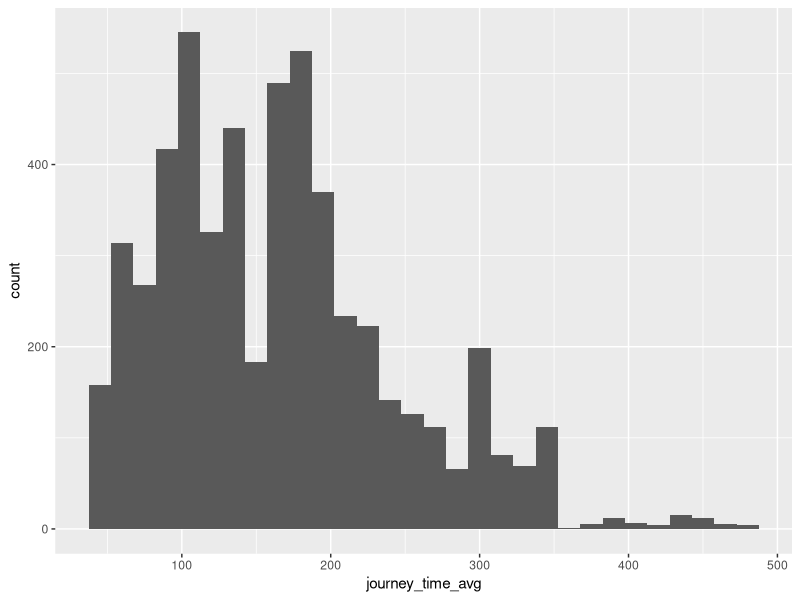
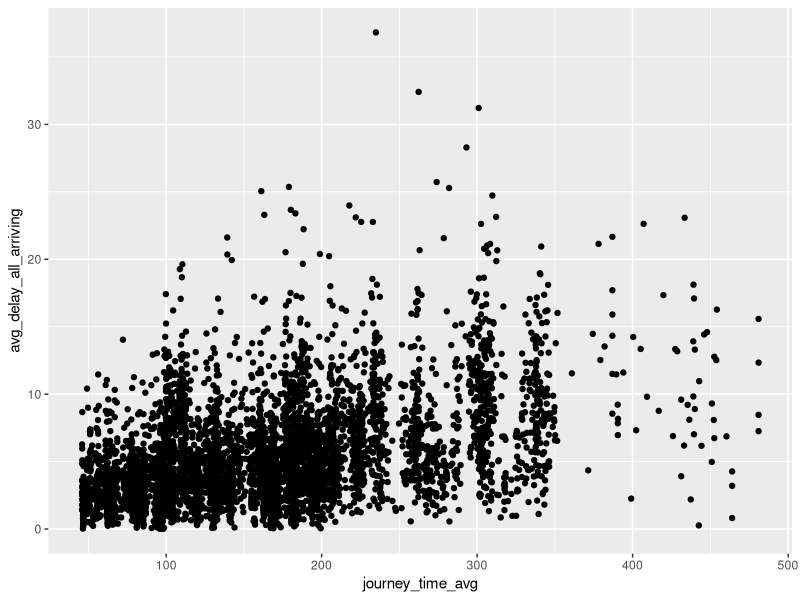
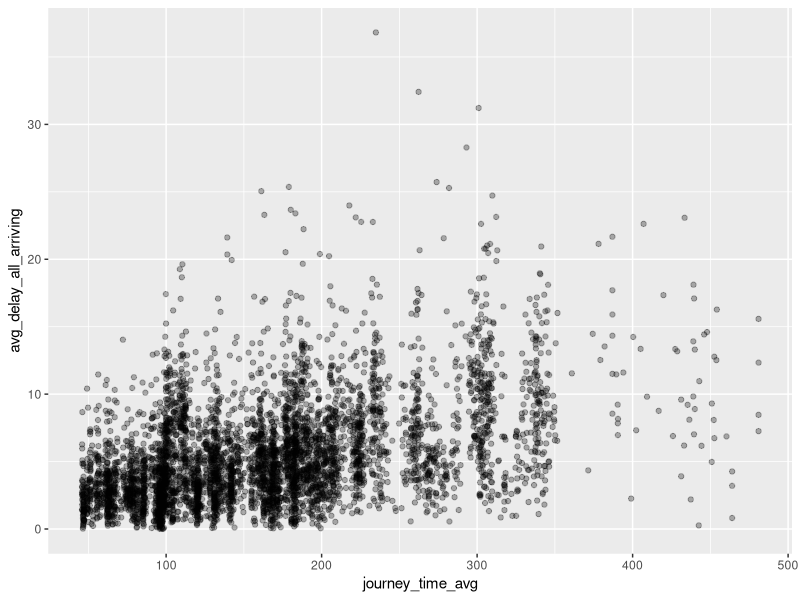
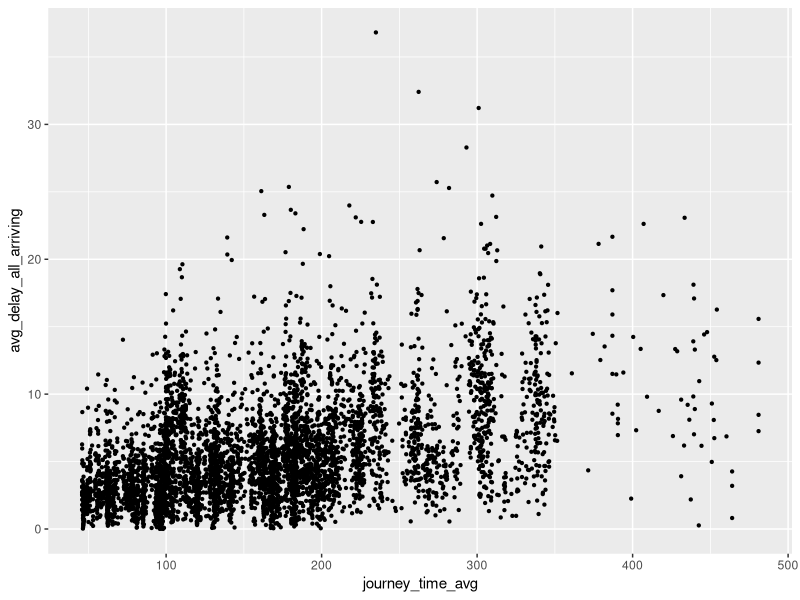
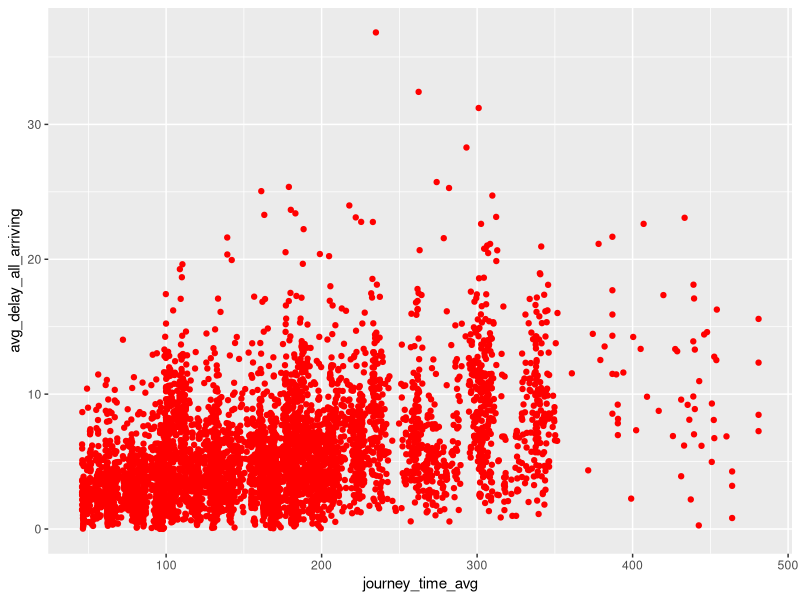
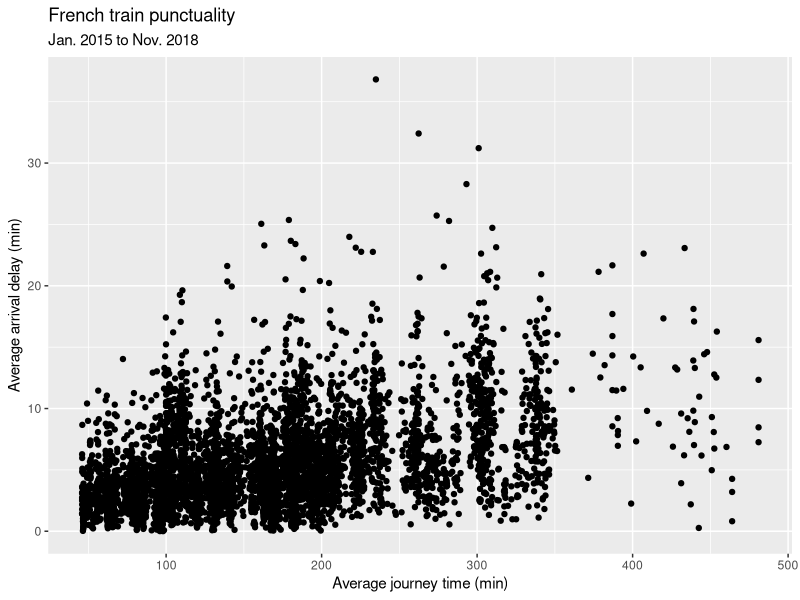
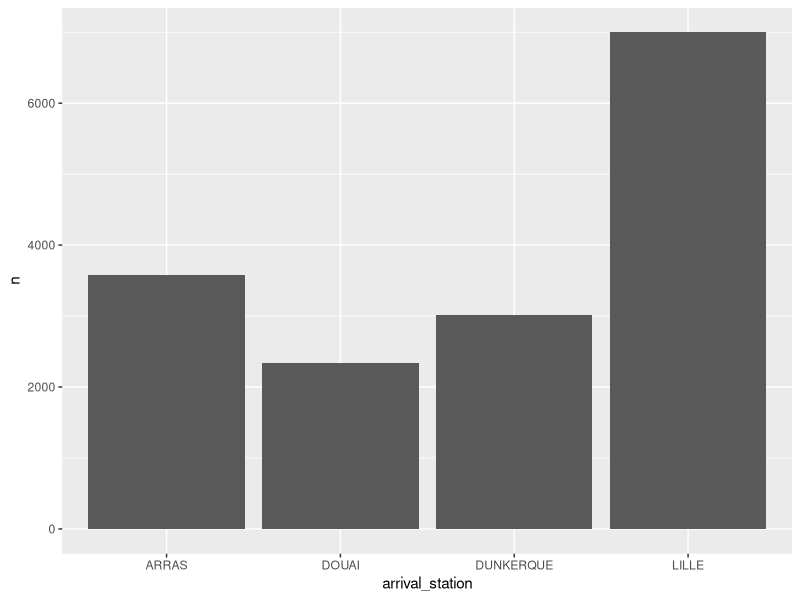
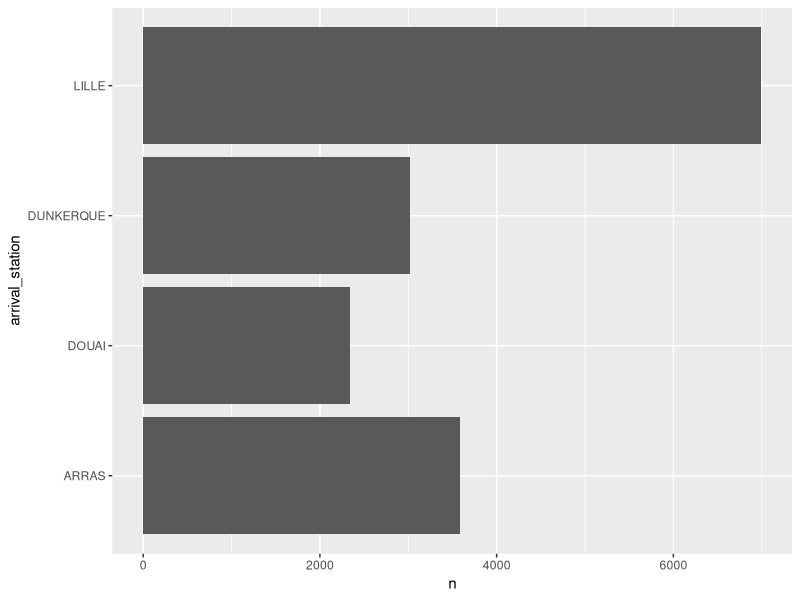

Reproduce these figures in R, in order.
## ---- chunk 1
library(tidyverse)
library(lubridate)
library(RColorBrewer)
## ---- chunk 2
data <- read_csv("french_trains.csv")

data
## ---- chunk 3
head(data)
tail(data)
## ---- chunk 4
hist <- data |> 
  ggplot(aes(x = journey_time_avg)) +
  geom_histogram()

hist
## ---- chunk 5
sct_plt <- data |> 
  filter(avg_delay_all_arriving > 0) |> # only rows with positive delay
  ggplot(aes(x = journey_time_avg, y = avg_delay_all_arriving)) + 
  geom_point()

sct_plt
## ---- chunk 6
# change opacity 
sct_plt_a <- data |> 
  filter(avg_delay_all_arriving > 0) |> # only rows with positive delay
  ggplot(aes(x = journey_time_avg, y = avg_delay_all_arriving)) + 
  geom_point(alpha = 0.3)

sct_plt_a

# change point size
sct_plt_b <- data |> 
  filter(avg_delay_all_arriving > 0) |> 
  ggplot(aes(x = journey_time_avg, y = avg_delay_all_arriving)) +
  geom_point(size = 0.8)

sct_plt_b

# change point color
sct_plt_c <- data |> 
  filter(avg_delay_all_arriving > 0) |> 
  ggplot(aes(x = journey_time_avg, y = avg_delay_all_arriving)) +
  geom_point(color = "red")

sct_plt_c
## ---- chunk 7
sct_plt <- sct_plt +
  labs(title = "French train punctuality",
       subtitle = "Jan. 2015 to Nov. 2018",
       x = "Average journey time (min)",
       y = "Average arrival delay (min)")

sct_plt
## ---- chunk 8
bar_plt <- data |> 
  filter(departure_station == "PARIS NORD",
         year == 2015) |> 
  group_by(arrival_station) |> 
  summarise(n = sum(total_num_trips)) |> 
  ggplot(aes(x = arrival_station, y = n)) +
  geom_bar(stat = "identity")

bar_plt
## ---- chunk 9
h_bar_plt <- bar_plt +
  coord_flip() # flip cartesian coordinates

h_bar_plt
## ---- chunk 10
multi_bar_plot <- data |> 
  filter(departure_station == "PARIS NORD",
         year %in% c(2015, 2016)) |> 
  mutate(year = as.factor(year)) |> 
  group_by(year, arrival_station) |> 
  summarise(n = sum(total_num_trips), .groups = "drop") |> 
  ggplot(aes(x = arrival_station, y = n, fill = year)) +
  geom_bar(stat = "identity", position = "dodge") +
  coord_flip()

multi_bar_plot
## ---- chunk 11
multi_bar_plot +
  scale_fill_manual(values=c("#651C32", "#F2827F"))
## ---- chunk 12
display.brewer.all()

multi_bar_plot +
  scale_fill_brewer(palette = "Pastel1")
## ---- chunk 13
display.brewer.all(colorblindFriendly = TRUE)

multi_bar_plot +
  scale_fill_brewer(palette = "Set2")
## ---- chunk 14
# generate date column (will make it easier to plot temporal data)
data <- data |> 
  mutate(ymd = paste(year, month, 1, sep = "-"),
         ymd = lubridate::ymd(ymd))
  
line_plt <- data |> 
  filter(departure_station == "PARIS MONTPARNASSE",
         arrival_station == "BREST") |> 
  ggplot(aes(x = ymd, y = total_num_trips)) +
  geom_line() +
  labs(title = "Monthly number of trips from Paris to Brest",
       subtitle = "Jan. 2015 to Nov. 2018",
       x = "Year",
       y = "Monthly count")

line_plt
## ---- chunk 15
brittany_cities <- c("RENNES", "BREST", "QUIMPER")  

brittany_plt <- data |> 
  filter(departure_station == "PARIS MONTPARNASSE",
         arrival_station %in% brittany_cities) |> 
  ggplot(aes(x = ymd, y = total_num_trips, color = arrival_station)) +
  geom_line() +
  scale_y_continuous(limits = c(0, 700), expand = c(0, 0)) +
  scale_x_date(date_breaks = "4 months", date_labels = "%b %Y") +
  scale_color_brewer(palette = "Dark2") +
  labs(title = "Monthly number of trips from Paris to cities in Brittany",
       y = "Monthly number of trips",
       color = "Arrival station") +
  theme_minimal()

brittany_plt +
  theme(axis.title.x = element_blank(),
        axis.text.x = element_text(angle = 45, hjust = 1, size = rel(0.9)),
        plot.title = element_text(hjust = 0.5))
## ---- chunk 16
theme_custom <- theme(axis.title.x = element_blank(),
                      axis.text.x = element_text(angle = 45, hjust = 1, size = rel(0.9)),
                      plot.title = element_text(hjust = 0.5))

brittany_plt <- brittany_plt + theme_custom
## ---- chunk 17
box_plt <- data |> 
  filter(departure_station == "PARIS LYON",
         service == "International") |> 
  ggplot(aes(x = arrival_station, y = total_num_trips)) +
  geom_boxplot() 

box_plt
## ---- chunk 18
violin_plt <- data |> 
  filter(departure_station == "PARIS LYON",
         service == "International") |> 
  ggplot(aes(x = arrival_station, y = total_num_trips)) +
  geom_violin()

violin_plt
## ---- chunk 19
facet <- data |> 
  filter(departure_station == "PARIS MONTPARNASSE",
         arrival_station %in% brittany_cities) |> 
  ggplot(aes(x = month, y = total_num_trips, color = arrival_station)) +
  geom_line() +
 facet_wrap(vars(year))

facet
## ---- chunk 20
ggsave(filename = "brittany.png", 
       plot = brittany_plt)
